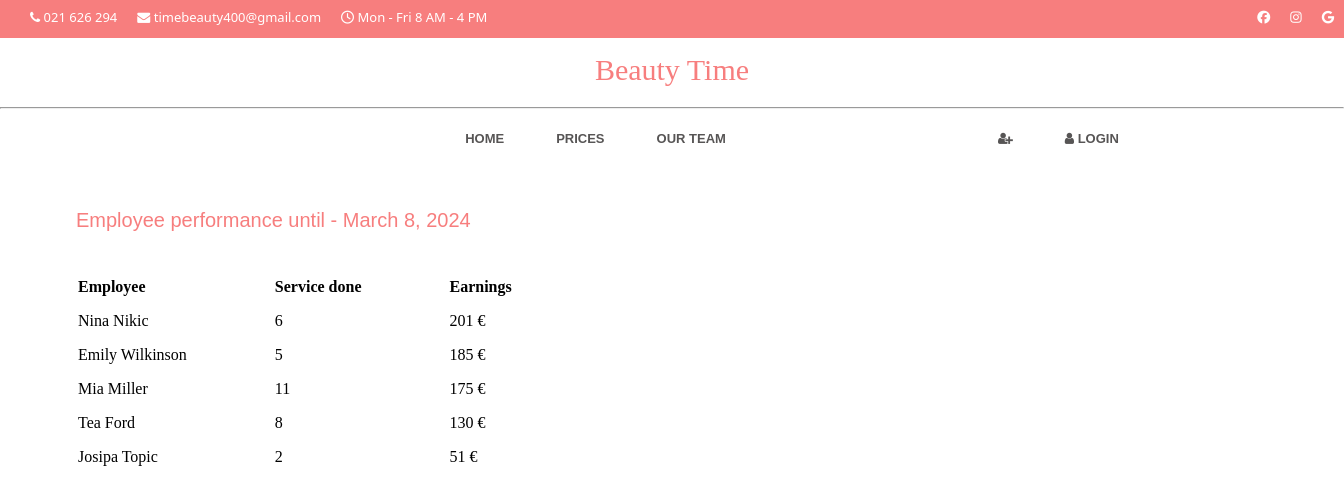
Page /employee_statistics/ on the committed database.
### app1/models.py (models this page shows)
class Users(AbstractUser):
    email = models.EmailField()
    ROLES = (('employee', 'employee'), ('user', 'user'))
    role = models.CharField(max_length=50, choices=ROLES)
    phone = PhoneField(blank = True)
    category = models.ManyToManyField(ServiceCategory, related_name='users')
    image = models.ImageField(upload_to='images/', blank=True)
    def __str__(self):
        return ' %s %s' % (self.first_name, self.last_name)

### app1/views.py (the view)
# urls.py: path('employee_statistics/', views.get_employee_statistics, name = 'employee_statistics'),
def get_employee_statistics(request):
    employees = Users.objects.filter(role='employee')
    employees_data = employees.annotate(
        total_earnings = Sum('employee_appointments__service__price'),
        total_services = Count('employee_appointments')
    )
    sorted_employees = employees_data.order_by('-total_earnings')
    return render(request, 'employee_statistics.html', {'employees': sorted_employees, 'today': date.today()})

### app1/templates/employee_statistics.html (shortened to what this page needs)
{% extends 'base.html' %}
{% block employee_statistics_block %}
<h2 id="employee_statistics_title">Employee performance until - {{today}}</h2><br>
<table id="employee_statistics_table" class="spaced-table">
    <tr>
        <th>Employee</th>
        <th>Service done</th>
        <th>Earnings</th>
    </tr>
    {% for employee in employees %}
        <tr>
            <td> {{employee}}</td>
            <td> {{employee.total_services}}</td>
            <td> {{employee.total_earnings}} €</td>
        </tr>
    {% endfor %}
</table>
{% endblock %}

### app1/static/css/style.css (style rules this page uses)
table, th, td { padding: 5px; }
table { border-spacing: 15px; }
th { text-align: left; }

### app1/templates/base.html (style rules this page uses)
* { margin: 0; padding: 0; }

### app1/templates/employee_statistics.html (style rules this page uses)
#employee_statistics_title { font-family: Arial, Helvetica, sans-serif; font-size: 20px; color: #f77e7e; position: relative; margin-left: 76px; top: 90px; font-weight: 400; }
#employee_statistics_table { position: relative; margin-left: 70px; top: 110px; font-size: 16px; }
.spaced-table { border-collapse: collapse; }
.spaced-table th, .spaced-table td { padding: 8px; }
.spaced-table th:not(:last-child), .spaced-table td:not(:last-child) { padding-right: 80px; }

### rows in the picture
Users: first_name+last_name "Nina Nikic", total_services "6", total_earnings "201"
Users: first_name+last_name "Emily Wilkinson", total_services "5", total_earnings "185"
Users: first_name+last_name "Mia Miller", total_services "11", total_earnings "175"
Users: first_name+last_name "Tea Ford", total_services "8", total_earnings "130"
Users: first_name+last_name "Josipa Topic", total_services "2", total_earnings "51"
